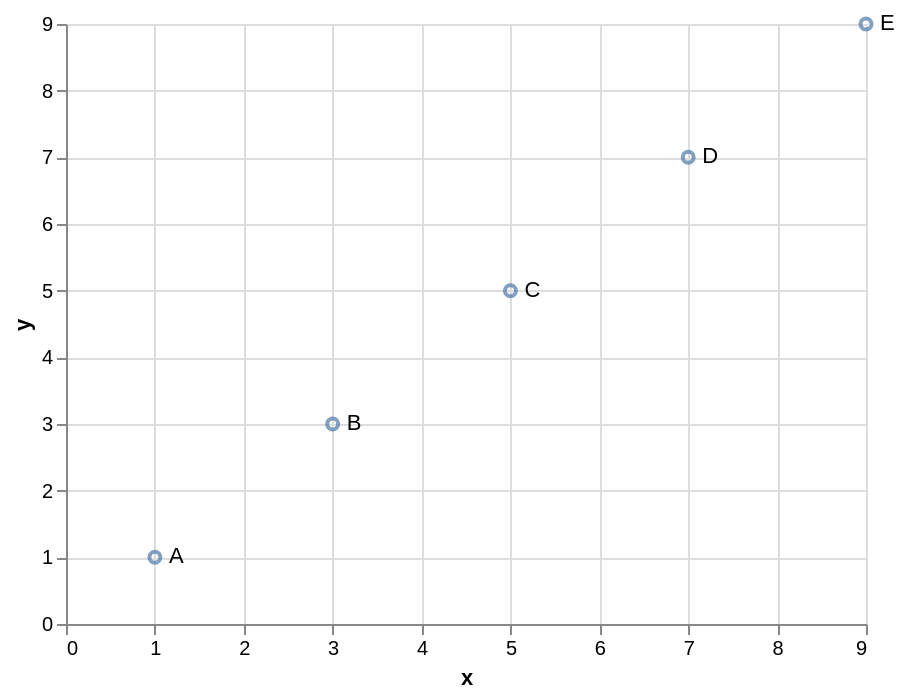

Vega-Lite specification for this chart:
### Vega-Lite specification from a JSON file in a GitHub repository (floating-point values rounded to 4 significant figures)
{"config": {"view": {"height": 300, "width": 400}}, "layer": [{"encoding": {"y": {"field": "y", "type": "quantitative"}, "x": {"field": "x", "type": "quantitative"}}, "data": {"values": [{"label": "A", "x": 1, "y": 1}, {"label": "B", "x": 3, "y": 3}, {"label": "C", "x": 5, "y": 5}, {"label": "D", "x": 7, "y": 7}, {"label": "E", "x": 9, "y": 9}]}, "mark": "point"}, {"encoding": {"y": {"field": "y", "type": "quantitative"}, "x": {"field": "x", "type": "quantitative"}, "text": {"field": "label", "type": "nominal"}}, "data": {"values": [{"label": "A", "x": 1, "y": 1}, {"label": "B", "x": 3, "y": 3}, {"label": "C", "x": 5, "y": 5}, {"label": "D", "x": 7, "y": 7}, {"label": "E", "x": 9, "y": 9}]}, "mark": {"align": "left", "type": "text", "dx": 7, "baseline": "middle"}}], "$schema": "https://vega.github.io/schema/vega-lite/v2.4.1.json"}
